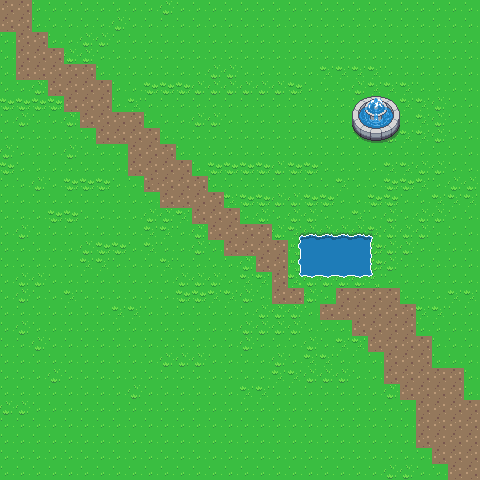

Below is a game level as drawn by its tile map, then a one-line description and the .tmx file that defines it, in full:
An orthogonal 30x30 tile map with 16x16 px tiles, 2 tile layers (floor, foreground).

<map version="1.10" tiledversion="1.11.2" orientation="orthogonal" renderorder="right-down" width="30" height="30" tilewidth="16" tileheight="16" infinite="0" nextlayerid="3" nextobjectid="1">
 <editorsettings>
  <export target="map1.lua" format="lua" />
 </editorsettings>
 <tileset firstgid="1" name="basic_overworld" tilewidth="16" tileheight="16" tilecount="1440" columns="40">
  <image source="../tilesets/gfx/Overworld.png" width="640" height="576" />
 </tileset>
 <layer id="1" name="floor" width="30" height="30">
  <data encoding="csv">
1202,1202,406,406,406,406,406,406,406,406,366,406,406,406,406,406,406,406,406,406,406,406,406,406,406,406,406,406,406,406,
1202,1202,406,406,406,406,406,366,406,406,406,406,406,406,406,406,406,406,406,409,409,409,409,409,409,409,409,406,406,406,
406,1202,1202,406,406,366,366,406,406,406,406,406,406,406,406,406,406,409,409,406,406,406,406,406,406,409,409,406,406,406,
406,1202,1202,1202,366,366,406,406,406,406,406,406,406,406,409,409,409,406,406,406,406,406,406,406,409,409,406,406,406,406,
406,1202,1202,1202,1202,1202,406,406,406,409,409,409,409,366,366,409,409,409,409,409,368,368,368,368,409,406,406,406,406,406,
406,406,366,1202,1202,1202,1202,409,409,408,408,408,366,366,366,366,366,366,408,406,409,409,366,368,368,368,409,409,409,409,
408,408,408,408,1202,1202,1202,409,368,406,409,406,406,406,406,406,406,409,409,409,409,409,409,366,406,368,368,366,406,406,
406,366,406,406,366,1202,1202,1202,1202,409,406,406,366,366,409,409,409,406,406,406,406,409,406,409,366,406,368,366,406,406,
406,406,406,406,406,406,1202,1202,1202,1202,409,409,409,409,406,406,406,406,406,409,409,406,406,409,366,368,368,366,406,406,
366,406,406,406,366,406,409,409,1202,1202,1202,409,409,409,409,409,409,409,409,409,409,409,409,409,409,409,409,409,409,406,
408,409,409,409,409,409,409,409,1202,1202,1202,1202,409,408,408,408,408,366,408,408,409,409,409,409,368,368,369,369,409,409,
409,406,366,409,408,408,408,409,409,1283,1202,1202,1202,409,409,409,409,409,409,409,406,368,409,409,408,408,368,409,369,369,
409,409,409,409,409,409,409,409,409,409,1202,1202,1202,1202,368,408,408,366,366,408,408,409,409,408,408,409,406,368,368,368,
409,406,406,408,408,406,409,409,409,369,369,368,1202,1202,1202,409,369,406,369,369,409,406,368,409,366,406,369,369,406,406,
406,366,409,406,409,409,406,406,409,368,368,409,366,1202,1202,1202,1202,369,243,244,244,244,244,245,369,369,366,406,406,406,
406,409,406,409,409,366,408,408,409,368,406,406,366,406,1202,1202,1202,1202,283,284,284,284,284,285,366,366,406,406,406,406,
409,409,409,409,409,368,368,406,406,409,368,409,409,409,409,369,1202,1202,283,284,284,284,284,285,366,406,406,406,406,406,
409,369,369,409,409,409,406,406,406,406,409,369,369,369,409,368,368,1202,323,324,324,324,324,325,406,406,406,406,409,409,
409,366,406,406,368,406,406,406,406,406,406,408,408,368,368,366,409,1202,1202,366,406,1202,1202,1202,1202,409,409,409,368,368,
406,409,409,406,406,406,406,368,368,406,406,409,406,409,409,409,369,369,366,406,1202,1202,1202,1202,1202,1202,368,368,406,406,
406,366,409,409,406,406,409,409,409,409,406,406,406,406,409,366,366,369,369,409,409,409,1202,1202,1202,1202,406,406,406,406,
406,406,366,406,406,406,406,406,406,406,406,406,406,406,406,366,406,409,409,369,406,368,368,1202,1202,1202,1202,406,406,406,
406,406,406,406,406,406,406,406,406,406,366,366,366,406,406,409,409,366,406,368,368,406,406,406,1202,1202,1202,406,406,406,
406,406,406,366,406,406,406,406,406,406,406,409,406,406,406,406,406,368,368,366,366,366,406,406,1202,1202,1202,1202,1202,406,
409,409,409,409,409,406,406,406,366,406,406,406,406,406,406,368,368,406,406,406,406,406,406,406,366,1202,1202,1202,1202,406,
366,366,406,406,406,406,406,406,406,406,406,406,406,406,406,406,406,406,406,406,406,406,406,406,406,406,1202,1202,1202,1202,
406,406,406,406,406,406,406,406,406,406,406,406,406,406,406,406,406,406,406,406,406,406,406,406,406,406,1202,1202,1202,1202,
406,406,406,406,406,406,406,406,406,406,406,406,406,406,406,406,406,406,406,406,406,406,406,406,406,406,1202,1202,1202,1202,
406,406,406,406,406,406,406,406,406,406,406,406,406,406,406,406,406,406,406,406,406,406,406,406,406,406,406,1202,1202,1202,
406,406,406,406,406,406,406,406,406,406,406,406,406,406,406,406,406,406,406,406,406,406,406,406,366,366,406,406,1202,1202
</data>
 </layer>
 <layer id="2" name="foreground" width="30" height="30">
  <data encoding="csv">
0,0,0,0,0,0,0,0,0,0,0,0,0,0,0,0,0,0,0,0,0,0,0,0,0,0,0,0,0,0,
0,0,0,0,0,0,0,0,0,0,0,0,0,0,0,0,0,0,0,0,0,0,0,0,0,0,0,0,0,0,
0,0,0,0,0,0,0,0,0,0,0,0,0,0,0,0,0,0,0,0,0,0,0,0,0,0,0,0,0,0,
0,0,0,0,0,0,0,0,0,0,0,0,0,0,0,0,0,0,0,0,0,0,0,0,0,0,0,0,0,0,
0,0,0,0,0,0,0,0,0,0,0,0,0,0,0,0,0,0,0,0,0,0,0,0,0,0,0,0,0,0,
0,0,0,0,0,0,0,0,0,0,0,0,0,0,0,0,0,0,0,0,0,0,0,0,0,0,0,0,0,0,
0,0,0,0,0,0,0,0,0,0,0,0,0,0,0,0,0,0,0,0,0,0,389,390,391,0,0,0,0,0,
0,0,0,0,0,0,0,0,0,0,0,0,0,0,0,0,0,0,0,0,0,0,429,430,431,0,0,0,0,0,
0,0,0,0,0,0,0,0,0,0,0,0,0,0,0,0,0,0,0,0,0,0,469,470,471,0,0,0,0,0,
0,0,0,0,0,0,0,0,0,0,0,0,0,0,0,0,0,0,0,0,0,0,0,0,0,0,0,0,0,0,
0,0,0,0,0,0,0,0,0,0,0,0,0,0,0,0,0,0,0,0,0,0,0,0,0,0,0,0,0,0,
0,0,0,0,0,0,0,0,0,0,0,0,0,0,0,0,0,0,0,0,0,0,0,0,0,0,0,0,0,0,
0,0,0,0,0,0,0,0,0,0,0,0,0,0,0,0,0,0,0,0,0,0,0,0,0,0,0,0,0,0,
0,0,0,0,0,0,0,0,0,0,0,0,0,0,0,0,0,0,0,0,0,0,0,0,0,0,0,0,0,0,
0,0,0,0,0,0,0,0,0,0,0,0,0,0,0,0,0,0,0,0,0,0,0,0,0,0,0,0,0,0,
0,0,0,0,0,0,0,0,0,0,0,0,0,0,0,0,0,0,0,0,0,0,0,0,0,0,0,0,0,0,
0,0,0,0,0,0,0,0,0,0,0,0,0,0,0,0,0,0,0,0,0,0,0,0,0,0,0,0,0,0,
0,0,0,0,0,0,0,0,0,0,0,0,0,0,0,0,0,0,0,0,0,0,0,0,0,0,0,0,0,0,
0,0,0,0,0,0,0,0,0,0,0,0,0,0,0,0,0,0,0,0,0,0,0,0,0,0,0,0,0,0,
0,0,0,0,0,0,0,0,0,0,0,0,0,0,0,0,0,0,0,0,0,0,0,0,0,0,0,0,0,0,
0,0,0,0,0,0,0,0,0,0,0,0,0,0,0,0,0,0,0,0,0,0,0,0,0,0,0,0,0,0,
0,0,0,0,0,0,0,0,0,0,0,0,0,0,0,0,0,0,0,0,0,0,0,0,0,0,0,0,0,0,
0,0,0,0,0,0,0,0,0,0,0,0,0,0,0,0,0,0,0,0,0,0,0,0,0,0,0,0,0,0,
0,0,0,0,0,0,0,0,0,0,0,0,0,0,0,0,0,0,0,0,0,0,0,0,0,0,0,0,0,0,
0,0,0,0,0,0,0,0,0,0,0,0,0,0,0,0,0,0,0,0,0,0,0,0,0,0,0,0,0,0,
0,0,0,0,0,0,0,0,0,0,0,0,0,0,0,0,0,0,0,0,0,0,0,0,0,0,0,0,0,0,
0,0,0,0,0,0,0,0,0,0,0,0,0,0,0,0,0,0,0,0,0,0,0,0,0,0,0,0,0,0,
0,0,0,0,0,0,0,0,0,0,0,0,0,0,0,0,0,0,0,0,0,0,0,0,0,0,0,0,0,0,
0,0,0,0,0,0,0,0,0,0,0,0,0,0,0,0,0,0,0,0,0,0,0,0,0,0,0,0,0,0,
0,0,0,0,0,0,0,0,0,0,0,0,0,0,0,0,0,0,0,0,0,0,0,0,0,0,0,0,0,0
</data>
 </layer>
</map>
